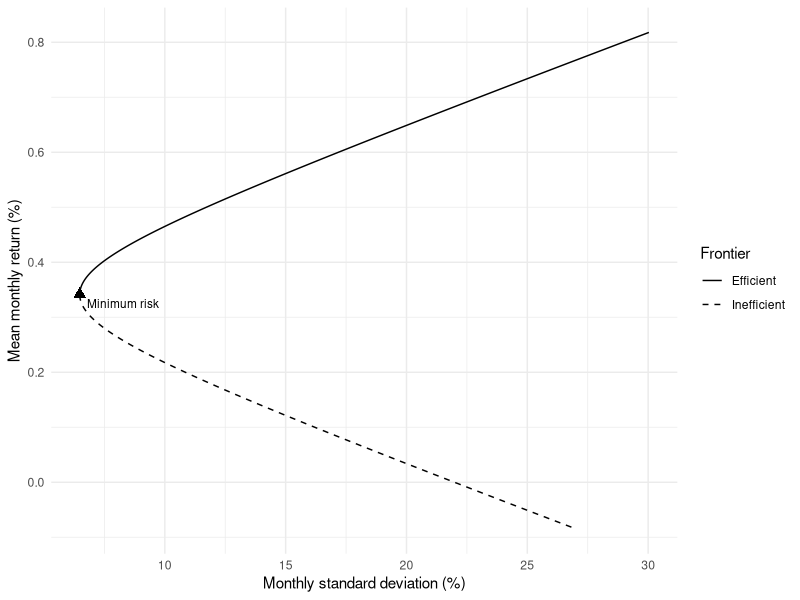
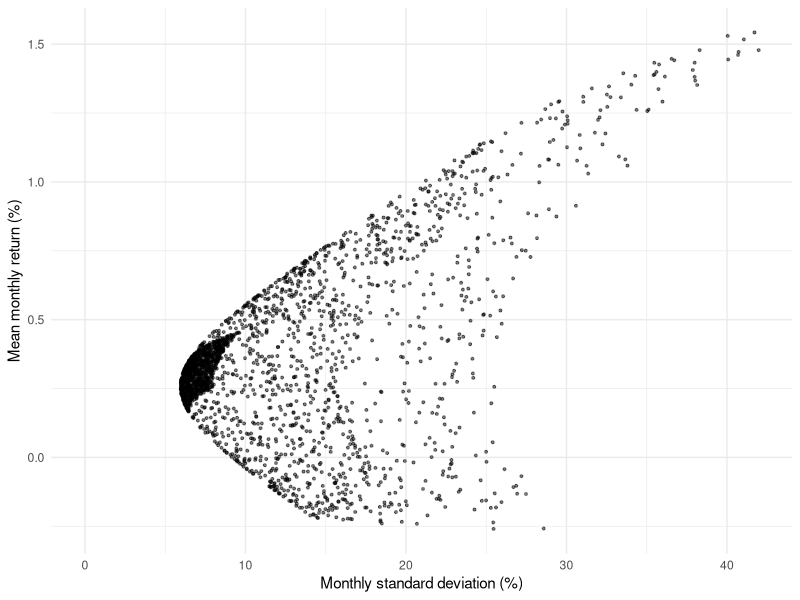
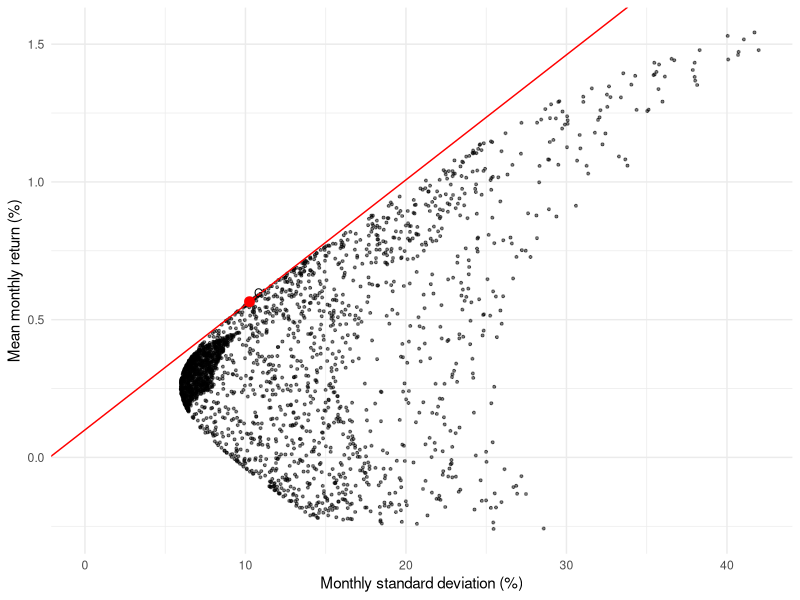
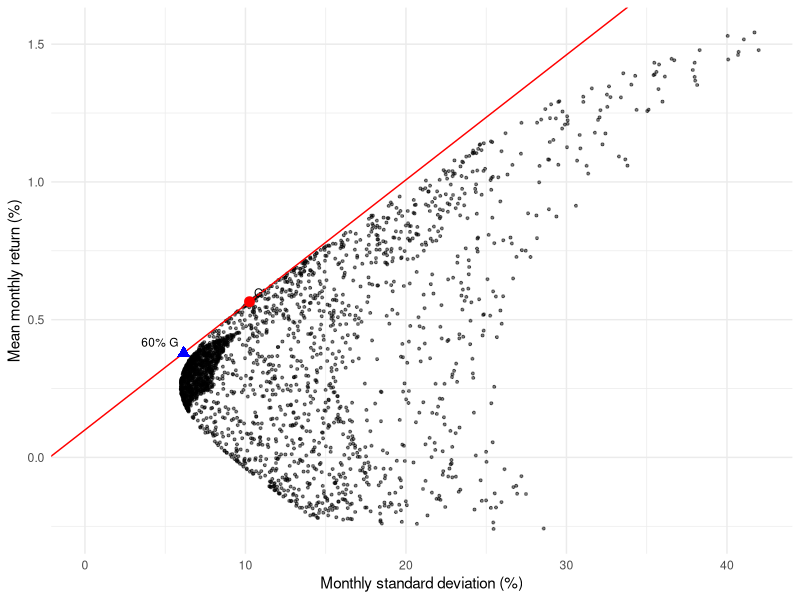
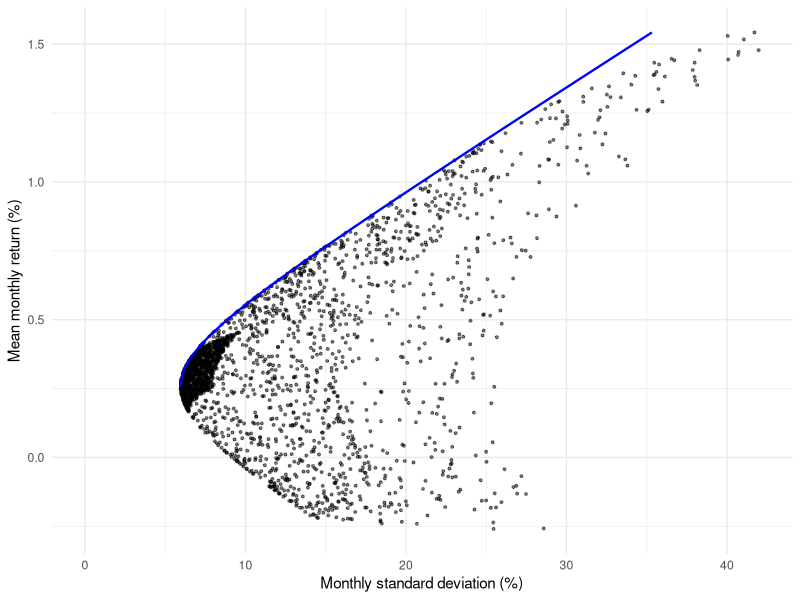

Reproduce these figures in R, in order.
## ---- chunk 1
knitr::opts_chunk$set(echo = TRUE, warning = FALSE, message = FALSE,
                      fig.width = 7, fig.height = 4.5)
library(ggplot2)
library(knitr)
## ---- chunk 2
a <- read.table("../../data/statc183c283_5stocks.txt", header = TRUE)
a <- a[nrow(a):1, ]
prices <- as.matrix(a[, -1])
colnames(prices) <- c("Exxon-Mobil", "General Motors", "Hewlett-Packard",
                      "McDonalds", "Boeing")
r <- prices[-1, ] / prices[-nrow(prices), ] - 1
## ---- chunk 3
means <- colMeans(r)
covmat <- cov(r)
kable(data.frame(Stock = names(means), Mean = means),
      digits = 6, row.names = FALSE)
kable(covmat, digits = 6)
## ---- chunk 4
stocks2 <- c("Exxon-Mobil", "Boeing")
mu2 <- means[stocks2]
Sigma2 <- covmat[stocks2, stocks2]
z2 <- solve(Sigma2, rep(1, 2))
w_min2 <- z2 / sum(z2)
mean_min2 <- sum(w_min2 * mu2)
sd_min2 <- sqrt(drop(t(w_min2) %*% Sigma2 %*% w_min2))
kable(data.frame(Stock = stocks2, Weight = w_min2),
      digits = 4, row.names = FALSE)
kable(data.frame(Mean = mean_min2, SD = sd_min2), digits = 6)
## ---- chunk 5
x1 <- seq(-2, 3, length.out = 1000)
x2 <- 1 - x1
curve2 <- data.frame(
  Mean = x1 * mu2[1] + x2 * mu2[2],
  SD = sqrt(x1^2 * Sigma2[1, 1] + x2^2 * Sigma2[2, 2] +
              2 * x1 * x2 * Sigma2[1, 2])
)
curve2$Branch <- ifelse(curve2$Mean >= mean_min2,
                        "Efficient", "Inefficient")
ggplot(curve2, aes(x = 100 * SD, y = 100 * Mean)) +
  geom_path(aes(linetype = Branch)) +
  scale_linetype_manual(values = c(Efficient = "solid",
                                  Inefficient = "dashed")) +
  annotate("point", x = 100 * sd_min2, y = 100 * mean_min2,
           shape = 17, size = 3) +
  annotate("text", x = 100 * sd_min2, y = 100 * mean_min2,
           label = "Minimum risk", hjust = -0.1, vjust = 1.5, size = 3) +
  labs(x = "Monthly standard deviation (%)",
       y = "Mean monthly return (%)", linetype = "Frontier") +
  theme_minimal()
## ---- chunk 6
stocks3 <- c("Exxon-Mobil", "McDonalds", "Boeing")
mu3 <- means[stocks3]
Sigma3 <- covmat[stocks3, stocks3]
combinations <- read.table("../../data/statc183c283_abc.txt", header = TRUE)
W <- t(as.matrix(combinations))
cloud <- data.frame(
  Mean = drop(t(mu3) %*% W),
  SD = sqrt(colSums(W * (Sigma3 %*% W)))
)
p_e <- ggplot(cloud, aes(x = 100 * SD, y = 100 * Mean)) +
  geom_point(size = 0.7, alpha = 0.5) +
  scale_x_continuous(limits = c(0, NA)) +
  labs(x = "Monthly standard deviation (%)",
       y = "Mean monthly return (%)") +
  theme_minimal()
p_e
## ---- chunk 7
Rf <- 0.001
excess <- mu3 - Rf
z <- solve(Sigma3, excess)
w_G <- z / sum(z)
mean_G <- sum(w_G * mu3)
var_G <- drop(t(w_G) %*% Sigma3 %*% w_G)
sd_G <- sqrt(var_G)
kable(data.frame(Stock = stocks3, Weight = w_G),
      digits = 4, row.names = FALSE)
kable(data.frame(Mean = mean_G, SD = sd_G), digits = 6)

p_f <- p_e +
  geom_abline(intercept = 100 * Rf,
              slope = (mean_G - Rf) / sd_G, color = "red") +
  annotate("point", x = 100 * sd_G, y = 100 * mean_G,
           color = "red", size = 3) +
  annotate("text", x = 100 * sd_G, y = 100 * mean_G,
           label = "G", hjust = -0.5, vjust = -0.5, size = 3)
p_f
## ---- chunk 8
E <- 0.6 * mean_G + 0.4 * Rf
sd_mix <- 0.6 * sd_G
kable(data.frame(Mean = E, SD = sd_mix), digits = 6)
p_f +
  annotate("point", x = 100 * sd_mix, y = 100 * E,
           color = "blue", shape = 17, size = 3) +
  annotate("text", x = 100 * sd_mix, y = 100 * E,
           label = "60% G", hjust = 1.15, vjust = -0.7, size = 3)
## ---- chunk 9
x <- (E - Rf) * z / sum(excess * z)
kable(data.frame(Stock = stocks3, Weight = x),
      digits = 4, row.names = FALSE)
## ---- chunk 10
Rf1 <- 0.001
Rf2 <- 0.002
w_A <- w_G
z_B <- solve(Sigma3, mu3 - Rf2)
w_B <- z_B / sum(z_B)
mean_A <- mean_G
var_A <- var_G
mean_B <- sum(w_B * mu3)
var_B <- drop(t(w_B) %*% Sigma3 %*% w_B)
kable(data.frame(Stock = stocks3, A = w_A, B = w_B),
      digits = 4, row.names = FALSE)
kable(data.frame(Portfolio = c("A", "B"),
                 Mean = c(mean_A, mean_B),
                 SD = sqrt(c(var_A, var_B))),
      digits = 6, row.names = FALSE)
## ---- chunk 11
cov_AB <- drop(t(w_A) %*% Sigma3 %*% w_B)
kable(data.frame(Covariance = cov_AB), digits = 6)
## ---- chunk 12
alpha_min <- (var_B - cov_AB) / (var_A + var_B - 2 * cov_AB)
mean_min3 <- alpha_min * mean_A + (1 - alpha_min) * mean_B
target_means <- seq(mean_min3, max(cloud$Mean), length.out = 1000)
alpha <- (target_means - mean_B) / (mean_A - mean_B)
frontier3 <- data.frame(
  Mean = alpha * mean_A + (1 - alpha) * mean_B,
  SD = sqrt(alpha^2 * var_A + (1 - alpha)^2 * var_B +
              2 * alpha * (1 - alpha) * cov_AB)
)
p_e + geom_path(data = frontier3, color = "blue", linewidth = 0.8)
## ---- chunk 13
z_min3 <- solve(Sigma3, rep(1, 3))
w_min3 <- z_min3 / sum(z_min3)
mean_min3 <- sum(w_min3 * mu3)
sd_min3 <- sqrt(drop(t(w_min3) %*% Sigma3 %*% w_min3))
kable(data.frame(Stock = stocks3, Weight = w_min3),
      digits = 4, row.names = FALSE)
kable(data.frame(Mean = mean_min3, SD = sd_min3), digits = 6)
